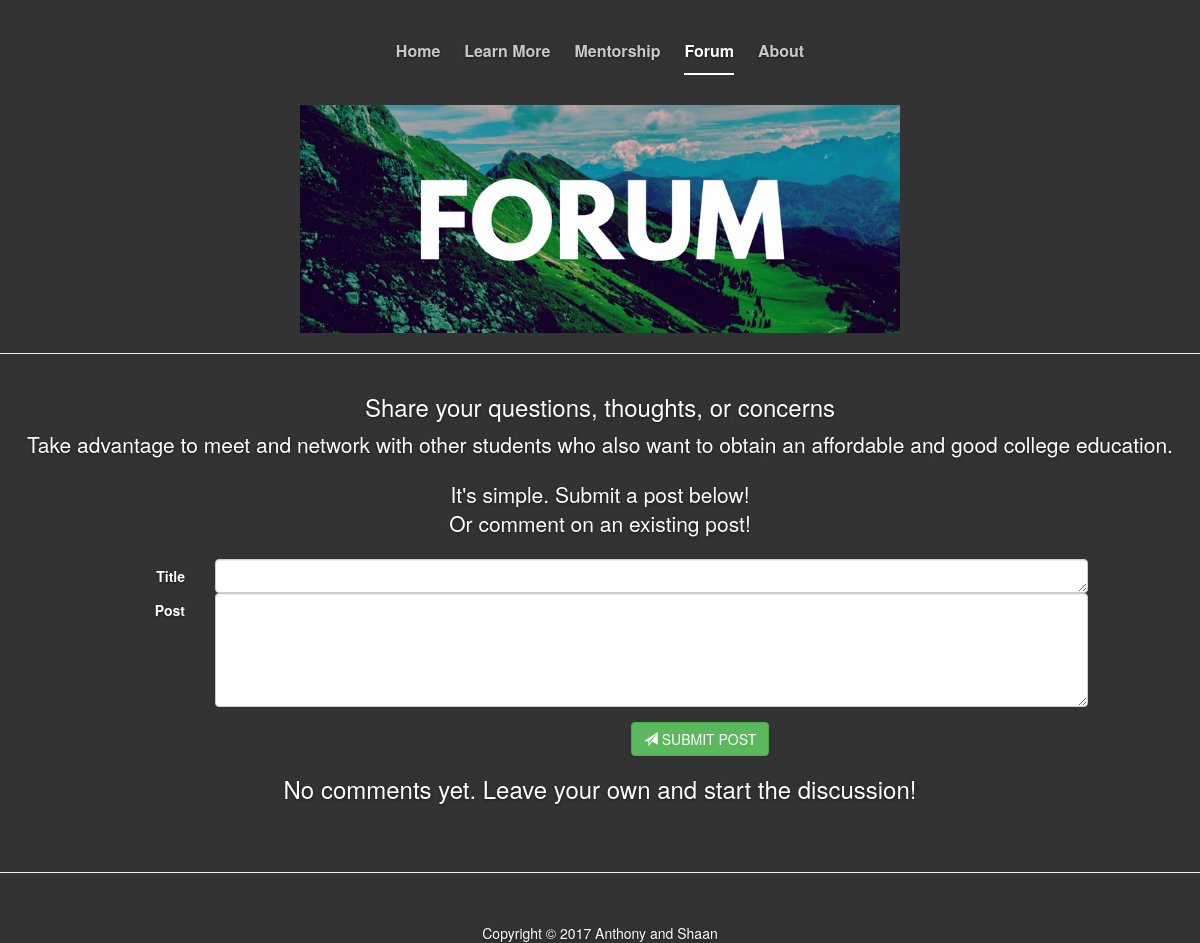
/forum, run on an earlier commit of the app's database.
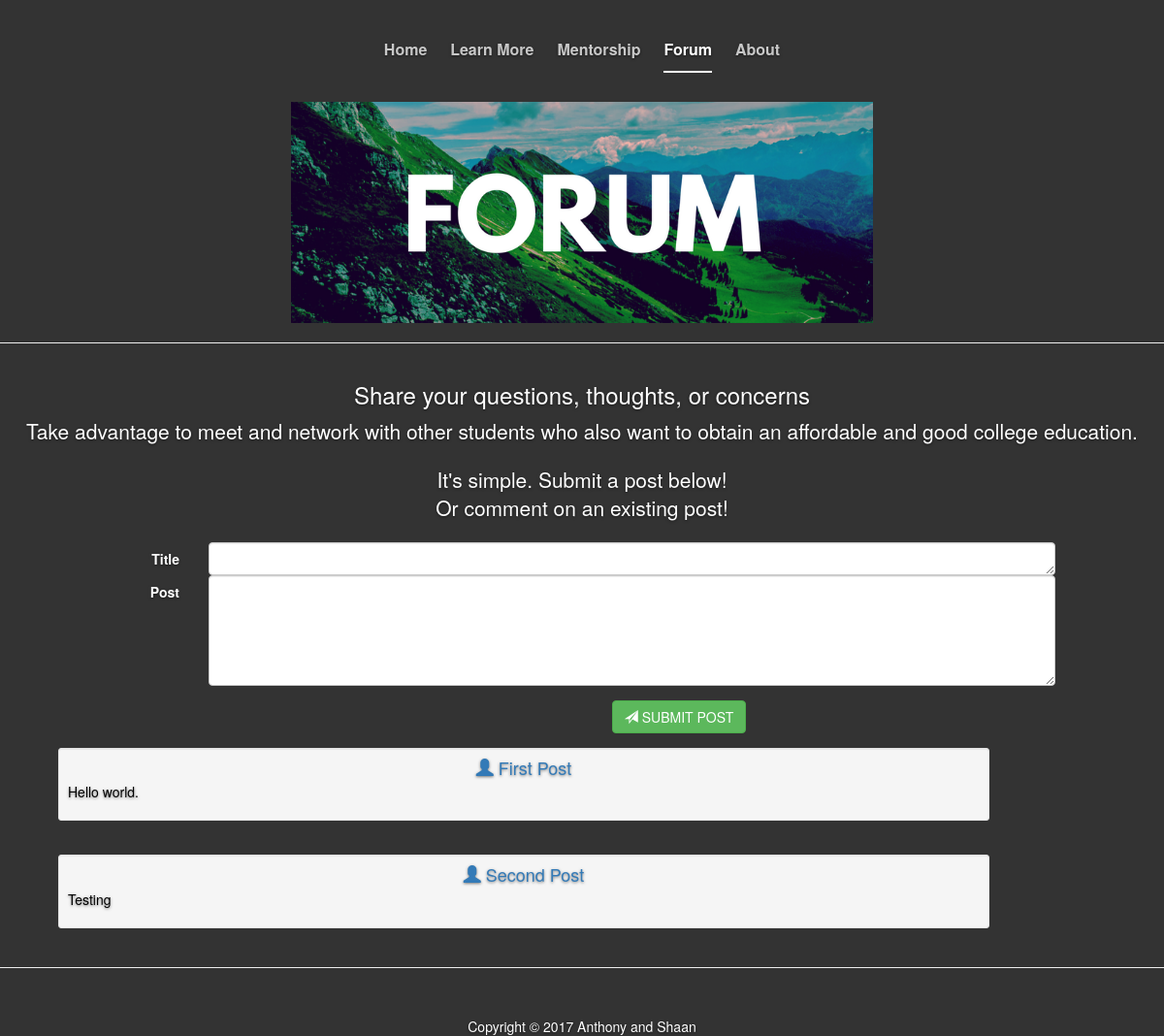
And on a later commit of the database.
### tables this page shows
CREATE TABLE Posts(
postID integer PRIMARY KEY,
postTitle text NOT NULL,
post text NOT NULL);

### app.py (the view)
@app.route('/forum', methods=['GET', 'POST'])
def forum():
	if request.method == 'GET':
		posts = database.getPosts()
		replies = database.getComments()
		print replies
		return render_template("forum.html",comments=posts,replies=replies)
	else:
		database.insertPost(request.form['addTitle'],request.form['addComment'])
		return render_template("forum.html",comments=database.getPosts(),replies=database.getComments())

### database.py (called while the page is built)
    def _execute(self, command, args=None):
        connection = sqlite3.connect("exel.db")
        cursor = connection.cursor()
        if args is None:
            out = cursor.execute(command).fetchall()
        else:
            out = cursor.execute(command, args).fetchall()
        connection.commit()
        connection.close()
        return out

### dbfunctions.py (called while the page is built)
    def getPosts(self):
        return self._execute('SELECT * FROM Posts')

    def getComments(self):
        return self._execute('SELECT * FROM Comments')

### templates/forum.html (shortened to what this page needs)
<!DOCTYPE html>
<html lang="en">
	<head>
		<link href="../static/css/bootstrap.min.css" rel="stylesheet">
		 <link href="../static/css/carousel.css" rel="stylesheet">
		 <link href="../static/css/index.css" rel="stylesheet">
		 <link href="../static/css/cover.css" rel="stylesheet">
		 <link href="../static/css/forum.css" rel="stylesheet">
	</head>
	<body>
		<div class="masthead">
			<div class="inner">
				<nav>
					<ul class="nav masthead-nav">
						<li><a href="/">Home</a></li>
						<li><a href="learnmore">Learn More</a></li>
						<li><a href="mentorship">Mentorship</a></li>
						<li class="active"><a href="forum">Forum</a></li>
						<li><a href="contact">About</a></li>
					</ul>
				</nav>
			</div>
		</div>
		<div id="aboutusheader">
		<img src="../static/images/forum.png" alt="Forum" width="100%" height="auto">
		</div>
			<hr>
			<div class="row">
				<div class="col-lg-12">
					<h3>Share your questions, thoughts, or concerns</h3>
						<p class="lead">
						Take advantage to meet and network with other students who also want to obtain an affordable and good college education.<br></p>
					<p class="lead">It's simple. Submit a post below!<br>Or comment on an existing post!</p>
				</div>
			</div>
			<form action="forum" method="post" class="form-horizontal" id="commentForm" role="form">
					<div class="form-group">
							<label class="col-sm-2 control-label">Title</label>
							<div class="col-sm-10">
								<textarea class="form-control" name="addTitle" id="addTitle" rows="1"></textarea>
							</div>
							<label class="col-sm-2 control-label">Post</label>
							<div class="col-sm-10">
								<textarea class="form-control" name="addComment" id="addComment" rows="5"></textarea>
							</div>
					</div>
					<div class="form-group">
							<div class="col-sm-offset-2 col-sm-10">
									<button class="btn btn-success btn-circle text-uppercase" type="submit"><span class="glyphicon glyphicon-send"></span> Submit post</button>
							</div>
					</div>
			</form>
			{% if comments %}
				<ul class="media-list">
				{% for comment in comments %}
					<li class="media">
						<div class="well well-sm">
								<h4 class="media-heading reviews text-primary">
									<span class="glyphicon glyphicon-user"></span> {{comment[1]}}
								</h4>
								<p class="media-comment">
									{{comment[2]}}
								</p>
						</div>
					</li>
				{% endfor %}
				</ul>
			{% else %}
				<h3>No comments yet. Leave your own and start the discussion!</h3><br><br>
			{% endif %}
			<hr>
			<footer class="footer">
				<p>Copyright &copy; 2017 Anthony and Shaan</p>
			</footer>
	</body>
</html>

What changed in the data, as far as the page shows it:
added Posts: postTitle "First Post", post "Hello world."
added Posts: postTitle "Second Post", post "Testing"
Also different on the page:
text no longer shown: "No comments yet. Leave your own and start the discussion!"
